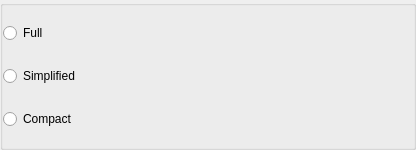
<?xml version="1.0" encoding="UTF-8"?>
<ui version="4.0">
 <class>RosterContactViewOptionsClass</class>
 <widget class="QWidget" name="RosterContactViewOptionsClass">
  <property name="geometry">
   <rect>
    <x>0</x>
    <y>0</y>
    <width>416</width>
    <height>150</height>
   </rect>
  </property>
  <layout class="QGridLayout" name="gridLayout">
   <property name="margin">
    <number>0</number>
   </property>
   <item row="0" column="0" colspan="2">
    <widget class="QGroupBox" name="groupBox">
     <property name="title">
      <string/>
     </property>
     <property name="flat">
      <bool>true</bool>
     </property>
     <property name="checkable">
      <bool>false</bool>
     </property>
     <layout class="QGridLayout" name="gridLayout_2">
      <property name="leftMargin">
       <number>0</number>
      </property>
      <property name="topMargin">
       <number>0</number>
      </property>
      <property name="rightMargin">
       <number>1</number>
      </property>
      <property name="bottomMargin">
       <number>0</number>
      </property>
      <property name="horizontalSpacing">
       <number>21</number>
      </property>
      <item row="0" column="0">
       <widget class="QRadioButton" name="rdbViewFull">
        <property name="text">
         <string>Full</string>
        </property>
       </widget>
      </item>
      <item row="0" column="1">
       <widget class="QLabel" name="lblViewFull">
        <property name="sizePolicy">
         <sizepolicy hsizetype="Expanding" vsizetype="Preferred">
          <horstretch>0</horstretch>
          <verstretch>0</verstretch>
         </sizepolicy>
        </property>
        <property name="textFormat">
         <enum>Qt::PlainText</enum>
        </property>
       </widget>
      </item>
      <item row="1" column="0">
       <widget class="QRadioButton" name="rdbViewSimplified">
        <property name="text">
         <string>Simplified</string>
        </property>
       </widget>
      </item>
      <item row="1" column="1">
       <widget class="QLabel" name="lblViewSimplified">
        <property name="sizePolicy">
         <sizepolicy hsizetype="Expanding" vsizetype="Preferred">
          <horstretch>0</horstretch>
          <verstretch>0</verstretch>
         </sizepolicy>
        </property>
        <property name="textFormat">
         <enum>Qt::PlainText</enum>
        </property>
       </widget>
      </item>
      <item row="2" column="0">
       <widget class="QRadioButton" name="rdbViewCompact">
        <property name="text">
         <string>Compact</string>
        </property>
       </widget>
      </item>
      <item row="2" column="1">
       <widget class="QLabel" name="lblViewCompact">
        <property name="sizePolicy">
         <sizepolicy hsizetype="Expanding" vsizetype="Preferred">
          <horstretch>0</horstretch>
          <verstretch>0</verstretch>
         </sizepolicy>
        </property>
        <property name="textFormat">
         <enum>Qt::PlainText</enum>
        </property>
       </widget>
      </item>
     </layout>
    </widget>
   </item>
  </layout>
 </widget>
 <layoutdefault spacing="6" margin="11"/>
 <resources/>
 <connections/>
</ui>
